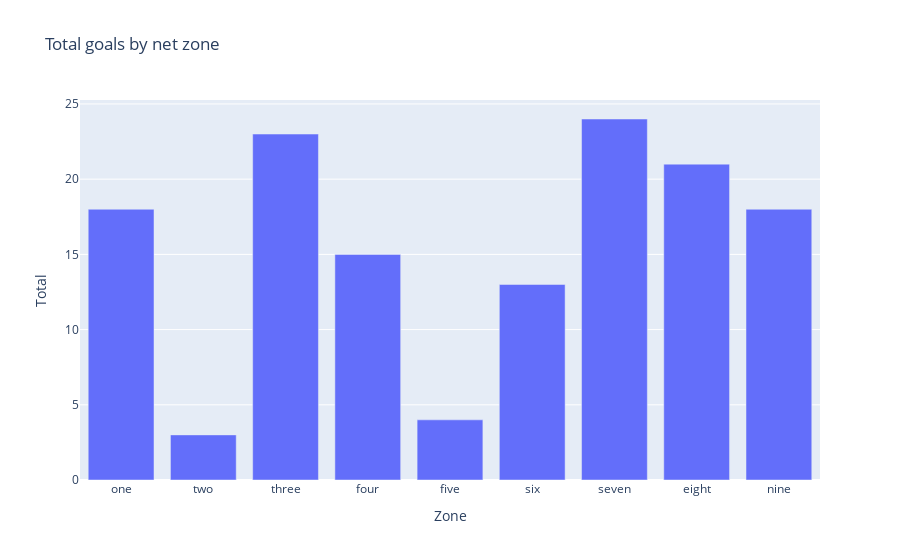

Here is the notebook cell this chart was saved with:
### Code cell
bar_hockey_goals_df = px.bar(hockey_goals_df,
           x="Zone", y="Total", title="Goals by net zone")
bar_hockey_goals_df.update_layout(title_text='Total goals by net zone')

### Figure 1 — Plotly figure (JSON) as saved in the notebook; plotly's stock layout.template omitted (floating-point values rounded to 4 significant figures)
{"data": [{"alignmentgroup": "True", "hovertemplate": "Zone=%{x}<br>Total=%{y}<extra></extra>", "legendgroup": "", "marker": {"color": "#636efa"}, "name": "", "offsetgroup": "", "orientation": "v", "showlegend": false, "textposition": "auto", "type": "bar", "x": ["one", "two", "three", "four", "five", "six", "seven", "eight", "nine"], "xaxis": "x", "y": [18, 3, 23, 15, 4, 13, 24, 21, 18], "yaxis": "y"}], "layout": {"barmode": "relative", "legend": {"tracegroupgap": 0}, "title": {"text": "Total goals by net zone"}, "xaxis": {"anchor": "y", "domain": [0, 1], "title": {"text": "Zone"}}, "yaxis": {"anchor": "x", "domain": [0, 1], "title": {"text": "Total"}}}}
